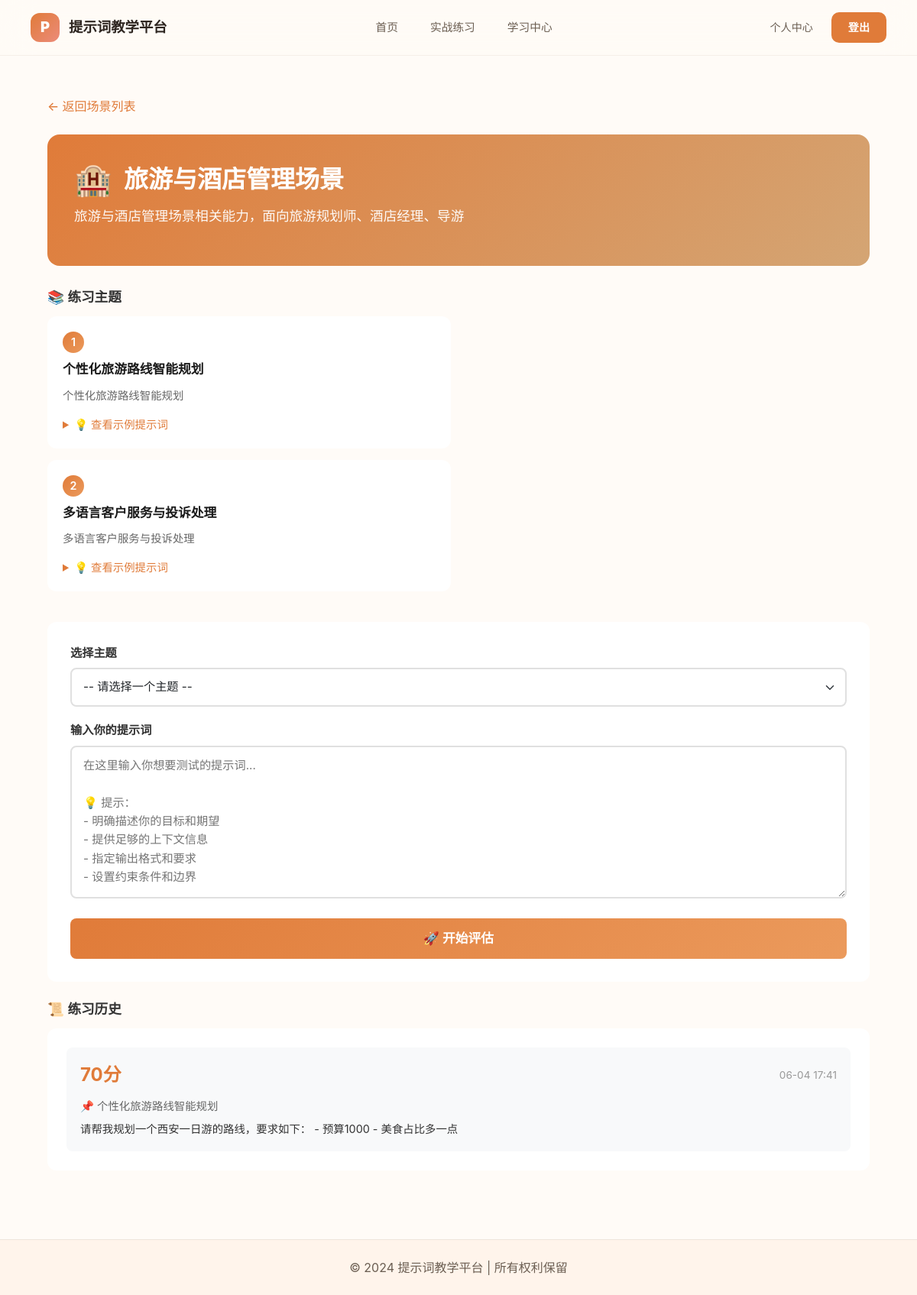
Screenshot of /practice/tourism_hotel/ (signed in) with the database file from the repository.
### practice/models.py (models this page shows, shortened)
class PracticeScenario(models.Model):
    SCENARIO_CHOICES = [
        ('coding_quality', '编程与代码质量'),
        ('writing_creation', '提炼（提炼、文案、创作）'),
        ('data_analysis', '数据分析与数据可视化'),
        ('data_diagnosis', '数据分析与问题诊断'),
        ('education_growth', '教育与个人成长'),
        ('ai_training', 'AI训练与多模态'),
        ('product_strategy', '产品经理与战略'),
        ('marketing_service', '营销与客户服务'),
        ('spreadsheet_db', '电子表格和数据库'),
        ('legal_policy', '法律与政策制定'),
        ('business_decision', '商业战略与决策'),
        ('creative_writing', '创意写作与内容创作'),
    ]
    DIFFICULTY_CHOICES = [
        ('beginner', '初级'),
        ('intermediate', '中级'),
        ('advanced', '高级')
    ]
    STATUS_CHOICES = [
        ('draft', '草稿'),
        ('published', '已发布'),
        ('archived', '已下架')
    ]
    scenario_id = models.CharField(max_length=50, unique=True, verbose_name='场景ID')
    title = models.CharField(max_length=100, verbose_name='场景标题')
    description = models.TextField(verbose_name='场景描述')
    icon = models.CharField(max_length=50, default='🎯', verbose_name='图标')
    cover_image = models.URLField(blank=True, null=True, verbose_name='封面图片')
    difficulty = models.CharField(
        max_length=20,
        choices=DIFFICULTY_CHOICES,
        default='intermediate',
        verbose_name='难度'
    )
    status = models.CharField(
        max_length=20,
        choices=STATUS_CHOICES,
        default='draft',
        verbose_name='状态',
        db_index=True
    )
    order = models.IntegerField(default=0, verbose_name='排序权重')
    is_active = models.BooleanField(default=True, verbose_name='是否启用')
    author = models.ForeignKey(
        settings.AUTH_USER_MODEL,
        on_delete=models.SET_NULL,
        null=True,
        blank=True,
        related_name='created_scenarios',
        verbose_name='创建者'
    )
    view_count = models.PositiveIntegerField(default=0, verbose_name='查看次数')
    practice_count = models.PositiveIntegerField(default=0, verbose_name='练习次数')
    avg_score = models.FloatField(default=0, verbose_name='平均分')
    created_at = models.DateTimeField(auto_now_add=True, null=True, verbose_name='创建时间')
    updated_at = models.DateTimeField(auto_now=True, null=True, verbose_name='更新时间')
    published_at = models.DateTimeField(null=True, blank=True, verbose_name='发布时间')
    class Meta:
        ordering = ['-order', '-created_at']
        verbose_name = '练习场景'
        verbose_name_plural = '练习场景'

class PracticeTopic(models.Model):
    TOPIC_TYPE_CHOICES = [
        ('standard', '标准题'),
        ('challenge', '挑战题'),
        ('bonus', '加分题')
    ]
    scenario = models.ForeignKey(
        PracticeScenario,
        on_delete=models.CASCADE,
        related_name='topics',
        verbose_name='所属场景'
    )
    topic_number = models.IntegerField(verbose_name='主题编号')
    title = models.CharField(max_length=200, verbose_name='主题标题')
    description = models.TextField(verbose_name='主题描述')
    topic_type = models.CharField(
        max_length=20,
        choices=TOPIC_TYPE_CHOICES,
        default='standard',
        verbose_name='题目类型'
    )
    example_prompt = models.TextField(blank=True, verbose_name='示例提示词')
    evaluation_criteria = models.JSONField(default=dict, verbose_name='评估标准')
    max_score = models.IntegerField(default=100, verbose_name='满分')
    time_limit_minutes = models.IntegerField(default=30, verbose_name='时间限制(分钟)')
    order = models.IntegerField(default=0, verbose_name='排序')
    is_active = models.BooleanField(default=True, verbose_name='是否启用')
    created_at = models.DateTimeField(auto_now_add=True, verbose_name='创建时间')
    updated_at = models.DateTimeField(auto_now=True, verbose_name='更新时间')
    class Meta:
        ordering = ['order', 'topic_number']
        unique_together = ['scenario', 'topic_number']
        verbose_name = '练习主题'
        verbose_name_plural = '练习主题'

class PracticeRecord(models.Model):
    SCORE_LEVEL_CHOICES = [
        ('excellent', '优秀 (90-100)'),
        ('good', '良好 (80-89)'),
        ('average', '中等 (70-79)'),
        ('needs_improvement', '待提高 (60-69)'),
        ('poor', '较差 (<60)')
    ]
    user = models.ForeignKey(
        settings.AUTH_USER_MODEL,
        on_delete=models.CASCADE,
        related_name='practice_records'
    )
    scenario = models.ForeignKey(
        PracticeScenario,
        on_delete=models.CASCADE,
        null=True,
        blank=True,
        verbose_name='练习场景'
    )
    topic = models.ForeignKey(
        PracticeTopic,
        on_delete=models.SET_NULL,
        null=True,
        blank=True,
        verbose_name='选择的主题'
    )
    user_prompt = models.TextField(verbose_name='用户提示词')
    system_prompt = models.TextField(verbose_name='系统提示词(场景)', default='')
    llm_response = models.TextField(verbose_name='大模型原始回复', blank=True)
    scores = models.JSONField(verbose_name='评分数据', default=dict)
    suggestions = models.TextField(verbose_name='修改建议', blank=True)
    overall_score = models.IntegerField(verbose_name='综合得分', default=0)
    score_level = models.CharField(
        max_length=20,
        choices=SCORE_LEVEL_CHOICES,
        default='average',
        verbose_name='成绩等级'
    )
    duration_seconds = models.IntegerField(default=0, verbose_name='练习时长(秒)')
    is_completed = models.BooleanField(default=False, verbose_name='是否完成')
    feedback = models.TextField(blank=True, verbose_name='学生反馈')
    created_at = models.DateTimeField(auto_now_add=True, verbose_name='创建时间')
    updated_at = models.DateTimeField(auto_now=True, verbose_name='更新时间')
    completed_at = models.DateTimeField(null=True, blank=True, verbose_name='完成时间')
    class Meta:
        ordering = ['-created_at']
        indexes = [
            models.Index(fields=['user', '-created_at']),
            models.Index(fields=['scenario', '-overall_score']),
            models.Index(fields=['score_level']),
        ]
        verbose_name = '练习记录'
        verbose_name_plural = '练习记录'

### practice/views.py (the view, shortened to what this page needs)
# urls.py: path('<str:scenario_id>/', views.practice_detail, name='practice_detail'),
@login_required
def practice_detail(request, scenario_id):
    scenario = get_object_or_404(PracticeScenario, scenario_id=scenario_id, is_active=True)
    topics = scenario.topics.all()
    user_records = PracticeRecord.objects.filter(
        user=request.user,
        scenario=scenario
    ).order_by('-created_at')[:10]
    return render(request, 'practice_detail.html', {
        'scenario': scenario,
        'topics': topics,
        'records': user_records
    })

### core/templates/practice_detail.html (shortened to what this page needs)
{% extends 'base.html' %}
{% block content %}
<div class="practice-detail-container">
    <a href="{% url 'practice:practice' %}" class="back-link">
        ← 返回场景列表
    </a>
    <div class="scenario-header">
        <h1>
            <span style="font-size: 2.5rem;">{{ scenario.icon }}</span>
            {{ scenario.title }}
        </h1>
        <p>{{ scenario.description }}</p>
    </div>
    <div class="main-content">
        <div class="left-column">
            <h3 class="section-title">📚 练习主题</h3>
            {% for topic in topics %}
            <div class="topic-card {% if topic.topic_number == 2 %}topic-2{% endif %}">
                <span class="topic-number">{{ topic.topic_number }}</span>
                <h4 class="topic-title">{{ topic.title }}</h4>
                <p class="topic-description">{{ topic.description }}</p>
                {% if topic.example_prompt %}
                <details style="margin-top: 12px;">
                    <summary style="cursor: pointer; color: #E07B39; font-size: 0.9rem; font-weight: 500;">
                        💡 查看示例提示词
                    </summary>
                </details>
                {% endif %}
            </div>
            {% endfor %}
        </div>
        <div class="center-column">
            <form method="post" id="practiceForm">
                <div class="form-group">
                    <label class="form-label" for="topic">选择主题</label>
                    <select name="topic" id="topic" class="form-select">
                        <option value="">-- 请选择一个主题 --</option>
                    </select>
                </div>
                <div class="form-group">
                    <label class="form-label" for="user_prompt">输入你的提示词</label>
                    <textarea
                        name="user_prompt"
                        id="user_prompt"
                        class="form-textarea"
                        placeholder="在这里输入你想要测试的提示词...&#10;&#10;💡 提示：&#10;- 明确描述你的目标和期望&#10;- 提供足够的上下文信息&#10;- 指定输出格式和要求&#10;- 设置约束条件和边界"
                        required
                    ></textarea>
                </div>
                <button type="submit" class="submit-btn" id="submitBtn">
                    🚀 开始评估
                </button>
            </form>
        </div>
        <div class="right-column">
            <h3 class="section-title">📜 练习历史</h3>
            <div class="results-section">
                {% if records %}
                    {% for record in records %}
                    <div class="result-item">
                        <div class="result-header">
                            <span class="result-score">{{ record.overall_score }}分</span>
                            <span class="result-time">{{ record.created_at|date:"m-d H:i" }}</span>
                        </div>
                        {% if record.topic %}
                        <div class="result-topic">📌 {{ record.topic.title }}</div>
                        {% endif %}
                        <div class="result-preview">{{ record.user_prompt|truncatechars:80 }}</div>
                    </div>
                    {% endfor %}
                {% else %}
                <div class="empty-state">
                    <div class="empty-icon">📝</div>
                    <p>还没有练习记录</p>
                    <p style="font-size: 0.9rem; margin-top: 8px;">开始第一次练习吧！</p>
                </div>
                {% endif %}
            </div>
        </div>
    </div>
</div>
{% endblock %}

### core/static/css/variables.css (style rules this page uses)
:root { --color-primary: #E07B39; --color-primary-light: #EB9A5C; --color-primary-dark: #C96A2D; --color-primary-gradient: linear-gradient(135deg, #E07B39 0%, #D4A574 100%); --color-success: #10B981; --color-success-light: #E8F5E9; --color-warning: #F59E0B; --color-warning-light: #FFF3E0; --color-danger: #EF4444; --color-danger-light: #FCE4EC; --color-info: #3B82F6; --color-text-primary: #1a1a1a; --color-text-secondary: #2c3e50; --color-text-tertiary: #495057; --color-text-muted: #6c757d; --color-text-placeholder: #999; --color-bg-white: #ffffff; --color-bg-light: #f8f9fa; --color-bg-soft: #fafbfc; --color-bg-muted: #e9ecef; --color-bg-alt: #f1f3f5; --color-border: #dee2e6; --color-border-light: #e9ecef; --color-border-focus: rgba(13, 110, 253, 0.25); --space-xs: 0.25rem; --space-sm: 0.5rem; --space-md: 1rem; --space-lg: 1.5rem; --space-xl: 2rem; --space-2xl: 2.5rem; --space-3xl: 3rem; --radius-sm: 6px; --radius-md: 8px; --radius-lg: 10px; --radius-xl: 12px; --radius-16: 16px; --radius-20: 20px; --radius-full: 50%; --font-family-base: -apple-system, BlinkMacSystemFont, 'Segoe UI', Roboto, 'Helvetica Neue', Arial, sans-serif; --font-family-mono: 'Consolas', 'Monaco', monospace; --font-size-xs: 0.75rem; --font-size-sm: 0.85rem; --font-size-base: 0.95rem; --font-size-md: 1rem; --font-size-lg: 1.05rem; --font-size-xl: 1.1rem; --font-size-2xl: 1.3rem; --font-size-3xl: 1.75rem; --font-size-4xl: 2.2rem; --font-weight-normal: 400; --font-weight-medium: 500; --font-weight-semibold: 600; --font-weight-bold: 700; --font-weight-extrabold: 800; --line-height-tight: 1.25; --line-height-normal: 1.5; --line-height-relaxed: 1.6; --line-height-loose: 1.85; --transition-fast: 0.2s ease; --transition-normal: 0.3s ease; --transition-slow: 0.35s cubic-bezier(0.4, 0, 0.2, 1); --z-dropdown: 100; --z-sticky: 200; --z-fixed: 300; --z-modal-backdrop: 400; --z-modal: 500; --z-popover: 600; --z-tooltip: 700; }

### core/static/css/style.css (style rules this page uses)
body { font-family: -apple-system, BlinkMacSystemFont, 'Segoe UI', Roboto, 'Helvetica Neue', Arial, sans-serif; background-color: #f8f9fa; }
.form-control, .form-select { border-radius: 6px; }

### rows the page displays
PracticeScenario: icon "🏨", title "旅游与酒店管理场景", description "旅游与酒店管理场景相关能力，面向旅游规划师、酒店经理、导游"
PracticeTopic: topic_number "1", title "个性化旅游路线智能规划", description "个性化旅游路线智能规划"
PracticeTopic: topic_number "2", title "多语言客户服务与投诉处理", description "多语言客户服务与投诉处理"
PracticeRecord: overall_score "70", created_at "06-04 17:41", topic "个性化旅游路线智能规划", user_prompt "请帮我规划一个西安一日游的路线，要求如下： - 预算1000 - 美食占比多一点"
